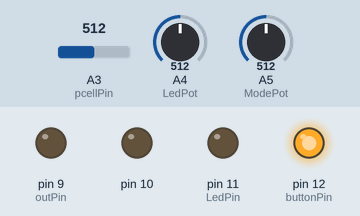
The sketch below on a simulated Arduino Uno, built with avr-gcc and run on an emulated ATmega328P. On the bench: output pins drawn as LEDs (lit = HIGH). Inputs (shaded band) come from the test bench; at power-on: A4 (LedPot) = 512, A5 (ModePot) = 512, A3 (pcellPin) = 512. Random numbers use the default seed unless the sketch sets one.

Above: at 1.25 s.
1.3 s: A4 (LedPot) set to 529
At 1.49 s:
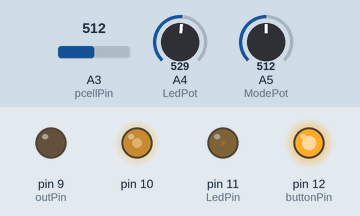
4.3 s: A5 (ModePot) set to 625
At 4.74 s:
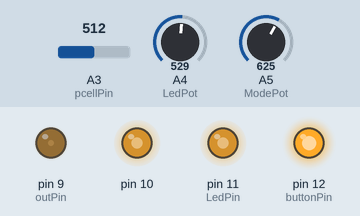
7.3 s: A3 (pcellPin) set to 716
At 7.67 s:
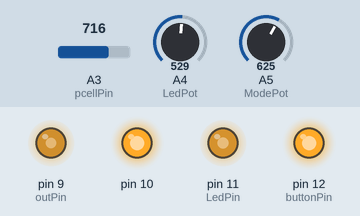
10.3 s: A4 (LedPot) set to 511
At 12.53 s:
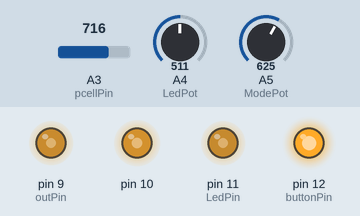
13.3 s: A5 (ModePot) set to 511
Timing chart, 0 to 15.2 s (numbered marks = the images above; inputs shaded):
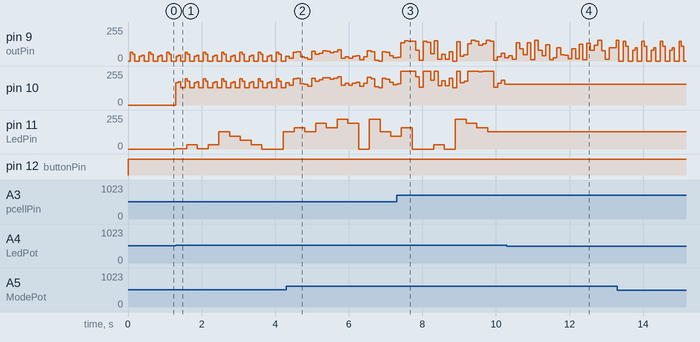

Measured:
- the behaviour switches between 512 and 513 on A4 (LedPot) (found by bisection; images 0 and 1)

The sketch:

Thingamagoop2x.ino
```cpp
  /*
  Thingamagoop 2 Arduino code
  By Dr. Bleep Nov 2009

  bleeplabs.com


  This code was the first thing I made in Arduino and looks it.
  The nebulophone is a better starting point if you're wanting to make a synth with the atmega328 and arduino
  but it's also a little dated.
  Check out the teesny audio library for the best DIY synth options
  John-Mike Reed Nov 2018
    */

  int pcellPin = 3;
  int ModePot = 5;
  int LedPot = 4;
  int outPin = 9;
  int LedPin = 11;
  int gatePin = 13;
  int buttonPin =12;
  int mval;
  int pcellval;
  int mode;
  long prev1 = 1;
  long prev2 = 1;
  long prev3 = 1;
  int note;
  int modeA;
  int modeAC;
  int interval1;
  int i=1;
  int r;int k;
  int j=1;
  int rj=1;
  int majscale[32]={238,224,200,178,159,150,133,119,112,100,89,79,75,67,59,56,50,45,40,37,33,30,28,25,22,20,19,17,15,14,13,11};

  int ramp;
  long ledrate;
  long ledrateC;
  long ledpotval;
  int noise;
  long random1;
  long random2;


  byte pwm_tick;
  byte pot_tick;
  byte led_out,cv_out;
  int green = 1;

void setup (){
  digitalWrite(buttonPin, LOW);
  pinMode (12, OUTPUT);
  randomSeed(analogRead(4));

  //Serial.begin(9600);
  TCCR1B = B00000001;
  TCCR2B = B00000001;
  TCCR1A = B00000001;
  TCCR2A = B00000001;

}

void loop(){

/*
if (millis() - prev3 > 20 ) {
  prev3 = millis();

Serial.print(random1);Serial.print("  :  ");Serial.println(mval);
Serial.print(ledpotval); Serial.print("  :  "); Serial.println(ledrateC);

}
*/

// only do one analog read and write per loop


  pot_tick++;
  if(pot_tick>2){
    pot_tick=0;
  }

  if(pot_tick==0){
    ledpotval = analogRead(LedPot);
  }

  if(pot_tick==1){
   mode = analogRead(ModePot);
 }

 if(pot_tick==2){
  pcellval = analogRead(pcellPin);
  mval = (map(pcellval, 256, 1000, 32 , 0))-5;
  mval = constrain (mval,0,32);
  note = majscale[mval];
}


// E
    if (mode <205){
      TCCR1B = B00000001;

      modeA = map(mode, 0, 204, 20, 150);
      modeAC = constrain (modeA, 20,150);
      if (millis() - prev1 > modeAC ) {
        prev1 = millis();
        i++;
        if (i>1){i=0;}
        cv_out= majscale[mval];

}
}
// A

if (mode >=205 && mode<410){

  TCCR1B = B00000001;
  modeA = map(mode, 205, 410, 300, 1);
  modeAC = constrain (modeA, 1,500);

  if (millis() - prev1 > modeAC ) {
    prev1 = millis();
    i++;
    cv_out= majscale[mval+i];
    if (i>3){
      i=0;

    }
  }
}

// B
if (mode >=410 && mode<615){
  green =0;
  TCCR1B = B00000001;
  modeA = map(mode, 410, 614, 120, 1);
  modeAC = constrain (modeA, 1,120);

  if (millis() - prev1 > modeAC ) {
    prev1 = millis();
    i++;
    if (i<3){

      cv_out= 0;
    }
    if (i==3){

      cv_out= majscale[mval-3];

    }
    if (i==4){

      cv_out= majscale[mval];

    }
    if (i>4 && i<7){

      cv_out=0;

    }
    if (i==7){

      cv_out= majscale[mval+3];


    }
    if (i==8){
      i=0;
      cv_out= majscale[mval+1];


    }
  }

}

// X
if (mode >=615 && mode<800){
  i = 0;
  TCCR1B = B00000001;
  modeA = map(mode, 615, 799, 250, 1);
  modeAC = constrain (modeA, 1,100);

  mval = (map(pcellval, 256, 1000, 0 , 255));
  random1 = random(mval);

  if (millis() - prev1 > modeAC ) {
    prev1 = millis();
    cv_out= random1;

  }
}
if (mode >=800 && mode<819){
  i = 0;
  TCCR1B = B00000001;

  mval = (map(pcellval, 256, 1000, 0 , 255));
  random1 = random(mval);

  cv_out= random1;


}
if (mode >=819 && mode<921){
  TCCR1B = B0000010;
  i = 0;
  modeA = map(mode, 819, 920, 1, 100);
  modeAC = constrain (modeA, 1,100);

  if (millis() - prev1 > modeAC ) {
    prev1 = millis();

    cv_out= majscale[mval];

  }

}
if (mode >=921){
  i = 0;
  TCCR1B = B0000011;

  modeA = map(mode, 921, 1024, 1, 100);
  modeAC = constrain (modeA, 1,100);

  if (millis() - prev1 > modeAC ) {
    prev1 = millis();

    cv_out= majscale[mval];

  }

}


if (ledpotval >=1021)
  {      led_out=255;
//digitalWrite(12, HIGH);
  }

  else  if (ledpotval >512 && ledpotval <1020){
    ledrate = map(ledpotval, 513, 1021, 300 , 1);
    ledrateC = constrain(ledrate, 1,300);
    if (millis() - prev2 > ledrateC) {
      prev2 = millis();

      led_out=rj;
      random2 = random(6);


      if (random2 <2){
        rj-=32;

      }
      if (random2 == 2){
        rj+=32;

      }
      if (random2 == 3){
        rj+=64;

      }
      if (random2 == 4){
       rj=128;

     }
     if (random2 >= 5){
       rj=0;

     }

   }
 }

 if (ledpotval <=512){
  ledrate = map(ledpotval, 0, 512, 45000 , 1);
  ledrateC = constrain(ledrate, 1,45000);
  if (micros() - prev2 > ledrateC) {
    prev2 = micros();


    if (j>0){
      j+=20;
      led_out=j;

    }
    if (j>=240){
      j=10;
      //analogWrite(led2Pin, j);

    }

  }}


  pwm_tick++;
  if(pwm_tick>4){
    pwm_tick=0;
  }

  if (pwm_tick==0){
    analogWrite (10, j+cv_out);
  }

  if(pwm_tick==1){
    analogWrite (12, pcellval<<2);

  }

  if(pwm_tick==2){
    analogWrite(LedPin, led_out);
  }

  if(pwm_tick==2){
    analogWrite(outPin, cv_out);
  }


}
```
